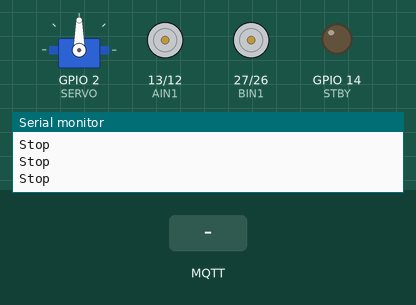
Simulated run of this sketch. Board: ESP32. Parts: servo, motor-driver pin pairs drawn as motors (green arrow = first pin HIGH = forward, orange = second pin HIGH = backward, longer = more drive, scaled by the enable pin, stopped while the standby pin is LOW), output pins drawn as LEDs (lit = HIGH), the last lines printed to the serial monitor. Inputs (shaded band) come from the test bench. WiFi joins after 1.5 s; servers stay silent unless stated; random numbers use the default seed unless the sketch sets one; no MQTT or app messages arrive unless stated.

Above: at 2.7 s.
2.8 s: MQTT message "1" arrives on the first subscribed topic
4.3 s: MQTT message "1" arrives on the second subscribed topic
At 5.2 s:
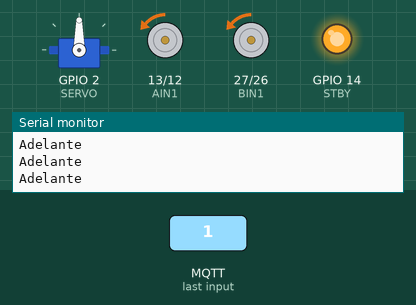
5.8 s: MQTT message "direccion_S" arrives on the first subscribed topic
At 6.6 s:
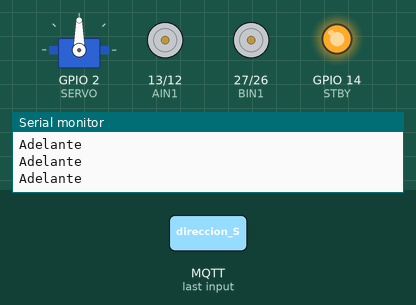
7.3 s: MQTT message "direccion_S" arrives on the second subscribed topic
At 8.0 s:
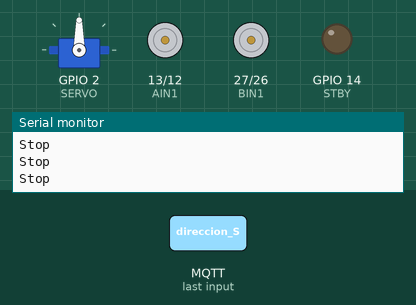
8.8 s: MQTT message "1" arrives on the third subscribed topic
At 9.4 s:
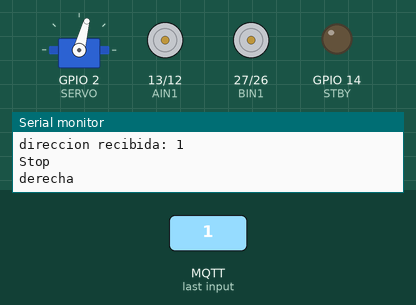
11.3 s: MQTT message "1" arrives on the first subscribed topic
Timing chart, 0 to 13.8 s (numbered marks = the images above; inputs shaded):
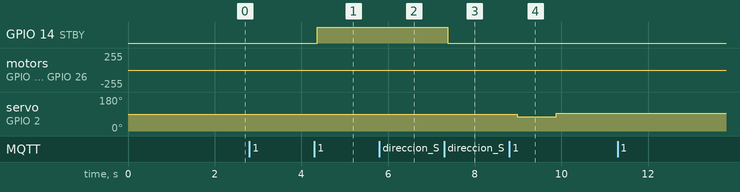

Measured:
- after the input at 4.3 s, GPIO 14 (STBY): LOW → HIGH after 0.07 s; motor on GPIO 13 (AIN1) / GPIO 12 (AIN2), motor on GPIO 27 (BIN1) / GPIO 26 (BIN2): stopped → backward 1/255 after 0.07 s
- after the input at 5.8 s, motor on GPIO 13 (AIN1) / GPIO 12 (AIN2), motor on GPIO 27 (BIN1) / GPIO 26 (BIN2): backward 1/255 → stopped after 0.07 s
- after the input at 7.3 s, GPIO 14 (STBY): HIGH → LOW after 0.08 s
- after the input at 8.8 s, servo on GPIO 2 (SERVO): 90° → 75° after 0.18 s, → 95° 0.90 s later

The sketch:

main.ino
```cpp
#include <ESP32Servo.h>    // me permite controlar el servomotor
#include <WiFi.h>          // me permite hacer la conexion wifi
#include <PubSubClient.h>  // me permite hacer una conexion con un servidor MQTT
#include <TaskScheduler.h> // me permitre crear tareas en paralelo

//----------------------------------------------------------------------------------------------------------------------
// definimos los pines de los motores

const int STBY = 14;
const int PWMA = 33;
const int AIN1 = 13;
const int AIN2 = 12;
const int PWMB = 25;
const int BIN1 = 27;
const int BIN2 = 26;

//----------------------------------------------------------------------------------------------------------------------
// definimos los pines para los sensores

int TRIGER1 = 5;
int ECO1    = 19;
int TRIGER2 = 21;
int ECO2    = 18;

//----------------------------------------------------------------------------------------------------------------------
// ultrasonicos

int valUltrasonico1;
int valUltrasonico2;

//----------------------------------------------------------------------------------------------------------------------
// creamos el objeto Sheduler

Scheduler scheduler;

//----------------------------------------------------------------------------------------------------------------------
// definimos loas pines del servo

const int SERVO = 2;

//----------------------------------------------------------------------------------------------------------------------
// creamos el objeto Servo

Servo miServo;

//----------------------------------------------------------------------------------------------------------------------
// direccion desde el servidor (Right, Left)

char m_direccion_S[50];
int direccion_S = 0;
//----------------------------------------------------------------------------------------------------------------------
// velocidad

char m_velocidad[50];
int velocidad = 0;

//----------------------------------------------------------------------------------------------------------------------
// direccion desde el servidor (Adelante, Atras, Stop)

char m_direccion_R[50];
int direccion_R = 0;

//----------------------------------------------------------------------------------------------------------------------
// variables para la conexion con el servidor

const char* ssid = "ANDERSON-MARIN";
const char* password = "Ander.marin_0";
const char* mqtt_server = "test.mosquitto.org";

//----------------------------------------------------------------------------------------------------------------------
// Instancia de la clase WiFiClient

WiFiClient espClient;

//----------------------------------------------------------------------------------------------------------------------
// Instancia de la clase PubSubClient

PubSubClient client(espClient);

//----------------------------------------------------------------------------------------------------------------------
// Función para conectarse a la red Wi-Fi

void setup_wifi() {

  Serial.println();
  Serial.print("Conectando a ");
  Serial.println(ssid);

  WiFi.mode(WIFI_STA);
  WiFi.begin(ssid, password);

  while (WiFi.status() != WL_CONNECTED) {
    delay(500);
    Serial.print(".");
  }

  randomSeed(micros());

  Serial.println("");
  Serial.println("WiFi conectado");
  Serial.println("direccion IP: ");
  Serial.println(WiFi.localIP());
}

//----------------------------------------------------------------------------------------------------------------------
// Funcion para reconectarse a la red Wi-Fi

void reconnect() {
  while (!client.connected()) {
    Serial.print("Intentando conexion MQTT...");
    // Creamos un cliente aleatorio
    String clientId = "ESP32-";
    clientId += String(random(0xffff), HEX);
    // intentamos conectarnos
    if (client.connect(clientId.c_str())) {
      Serial.println("conectado ");
      // subscribimos los topicos a los que nos vamos a conectar
      client.subscribe("velocidad_R");
      client.subscribe("direccion_R");
      client.subscribe("direccion_S");
    } else {
      Serial.print("failed, rc=");
      Serial.print(client.state());
      Serial.println(" Espera 5 segundos ");
      // Esperamos 5 segundos y volvemos a intentar
      delay(5000);
    }
  }
}

//----------------------------------------------------------------------------------------------------------------------
// Función callback para recibir datos del servidor

void callback(char* topic, byte* payload, unsigned int length) {
  Serial.print("Mensaje recibido en el tópico: ");
  Serial.println(topic);

  // Guardamos el valor del topico como string
  String str_topico = String(topic);

  // hacemos la validacion del topico y extraemos su pyload
  if (str_topico == "direccion_S") {
    payload[length] = '\0';
    strcpy(m_direccion_S, (char*)payload);
    Serial.print("direccion recibida: ");
    Serial.println(m_direccion_S);
    direccion_S = atoi(String(m_direccion_S).c_str());
  }
  if (str_topico == "velocidad_R") {
    payload[length] = '\0';
    strcpy(m_velocidad, (char*)payload);
    Serial.print("velocidad recibida: ");
    Serial.println(m_velocidad);
    velocidad = atoi(String(m_velocidad).c_str());
  }
  if (str_topico == "direccion_R") {
    payload[length] = '\0';
    strcpy(m_direccion_R, (char*)payload);
    Serial.print("direccion recibida: ");
    Serial.println(m_direccion_R);
    direccion_R = atoi(String(m_direccion_R).c_str());
  }
}

//----------------------------------------------------------------------------------------------------------------------
// Función para calcular la distacia de los sensores

int calcularDistancia(int TRIGER, int ECO){
  digitalWrite(TRIGER, LOW);
  delayMicroseconds(2);
  digitalWrite(TRIGER, HIGH);
  delayMicroseconds(10);
  digitalWrite(TRIGER, LOW);

  long duracion = pulseIn(ECO, HIGH);
  float distancia = duracion*0.0343/2;
  Serial.print("Distancia: ");
  Serial.print(distancia);
  Serial.println(" cm");
  delay(1000);
  return distancia;
}

//----------------------------------------------------------------------------------------------------------------------
// funcion para leer los sensores

void leerSensores(){
 // Serial.println("leyendo sensores");
  //valUltrasonico1 = calcularDistancia(TRIGER1,ECO1);
  //valUltrasonico2 = calcularDistancia(TRIGER2,ECO2);
}

//----------------------------------------------------------------------------------------------------------------------
// funcion para controlar los motores

void controlMotores(){
//   Serial.println("motores");
//   int aux = velocidad;
//  if(valUltrasonico1 <= 25 || valUltrasonico2 <= 25){
//    velocidad = velocidad-10;
//   }else{
//    velocidad = aux;
//   }
}

//----------------------------------------------------------------------------------------------------------------------
// creamos las tareas y les asignamos una funcion a cada una

Task miTarea1(500, TASK_FOREVER, &leerSensores);
Task miTarea2(500, TASK_FOREVER, &controlMotores);

//----------------------------------------------------------------------------------------------------------------------
// configuracion

void setup() {
  // configuramos la conexion al servidor
  Serial.begin(115200);
  setup_wifi();  // esta funcion es la de conectarnos a la red wifi
  client.setServer(mqtt_server, 1883);
  client.setCallback(callback);

  // configuramos el servo
  miServo.setPeriodHertz(50);
  miServo.attach(SERVO, 500, 2400);
  miServo.write(90);

  // definimos esos pines como salidas
  pinMode(STBY, OUTPUT);
  pinMode(PWMA, OUTPUT);
  pinMode(AIN1, OUTPUT);
  pinMode(AIN2, OUTPUT);
  pinMode(PWMB, OUTPUT);
  pinMode(BIN1, OUTPUT);
  pinMode(BIN2, OUTPUT);

  // Agregamos las tareas al Scheduler (planificador de tareas)
  scheduler.addTask(miTarea1);
  scheduler.addTask(miTarea2);

  // Iniciamos las tareas
  miTarea1.enable();
  miTarea2.enable();
}

//----------------------------------------------------------------------------------------------------------------------
// Funcion para controlar el PWM

void pwm(int velocidad) {
  for (int dutyCycle = 0; dutyCycle <= velocidad; dutyCycle++) {
    analogWrite(PWMA, dutyCycle);
    analogWrite(PWMB, dutyCycle);
  }
}

//----------------------------------------------------------------------------------------------------------------------
// funcion para detener el motor

void motorStop() {
  digitalWrite(STBY, 0);
  delay(100);
}

//----------------------------------------------------------------------------------------------------------------------
// funcion para ir adelante

void motorAdelante() {
  digitalWrite(STBY, 1);
  // MOTOR 1
  digitalWrite(AIN1, 0);
  digitalWrite(AIN2, 1);
  // MOTOR 2
  digitalWrite(BIN1, 0);
  digitalWrite(BIN2, 1);
  delay(100);
}

//----------------------------------------------------------------------------------------------------------------------
// funcion para ir atras

void motorAtras() {
  digitalWrite(STBY, 1);
  // MOTOR 1
  digitalWrite(AIN1, 1);
  digitalWrite(AIN2, 0);
  // MOTOR 2
  digitalWrite(BIN1, 1);
  digitalWrite(BIN2, 0);
  delay(100);
}

//----------------------------------------------------------------------------------------------------------------------
// ciclo principal

void loop() {

  //----------------------------------------------------------------------------------------------------------------------
  // Ejecutamos el planificador de tareas
  scheduler.execute();

  //----------------------------------------------------------------------------------------------------------------------
  // Verificar si estamos conectados al servidor MQTT

  if (!client.connected()) {
    reconnect();
  }

  //----------------------------------------------------------------------------------------------------------------------
  // Escuchando los de datos de Node-RED

  client.loop();

  //----------------------------------------------------------------------------------------------------------------------
  //                                                 FUNCIONALIDAD                                                      //
  //----------------------------------------------------------------------------------------------------------------------

  // ir adelante si recibimos 1 en este topico
  if (direccion_R == 1) {
    Serial.println("Adelante");
    pwm(velocidad);
    motorAdelante();
  }

  //----------------------------------------------------------------------------------------------------------------------
  // detener el vehiculo si recibimos 0 en este topico

  if (direccion_R == 0) {
    Serial.println("Stop");
    pwm(velocidad);
    motorStop();
  }

  //----------------------------------------------------------------------------------------------------------------------
  // ir atras si recibimos 2 en este topico

  if (direccion_R == 2) {
    Serial.println("Atras");
    pwm(velocidad);
    motorAtras();
  }

  //----------------------------------------------------------------------------------------------------------------------
  // girar a la derecha si recibimos 1 en este topico

  if (direccion_S == 1) {
    Serial.println("derecha");
    miServo.write(75);
    delay(900);
    miServo.write(95);
  }

  //----------------------------------------------------------------------------------------------------------------------
  // girar a la izquierda si recibimos 2 en este topico

  if (direccion_S == 2) {
    Serial.println("izquierda");
    miServo.write(115);
    delay(900);
    miServo.write(95);
  }

  //----------------------------------------------------------------------------------------------------------------------

  direccion_S = 0;
}
```
